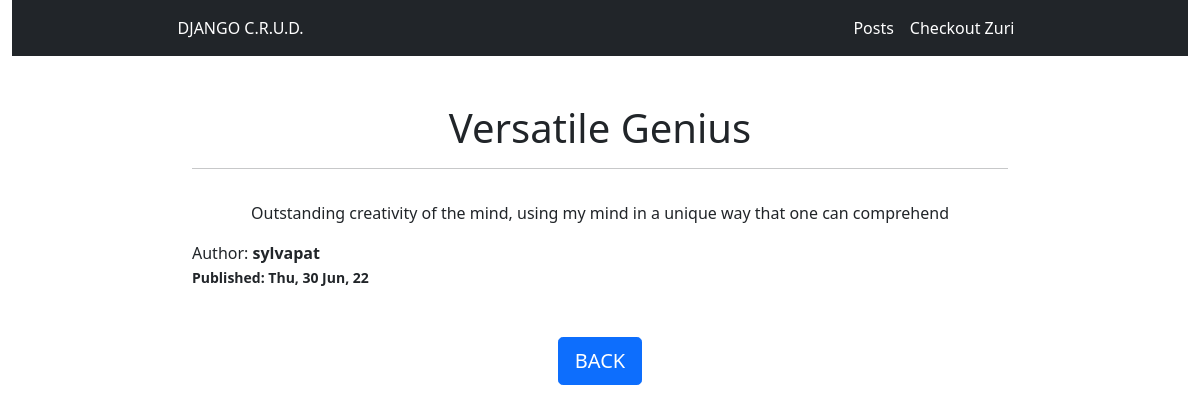
The page /blog/read/versatile-genius on the database its author committed.
### blog/models.py (models this page shows, shortened)
class Post(models.Model):
    STATUS_CHOICES = (
        ("draft", "Draft"),
        ("published", "Published")
    )
    title = models.CharField(max_length=250)
    slug = models.SlugField(max_length=300, unique=True, editable=False)
    author = models.ForeignKey(
        get_user_model(), on_delete=models.CASCADE, related_name="blog_posts"
    )
    body = models.TextField()
    publish = models.DateTimeField(default=timezone.now)
    created = models.DateTimeField(auto_now_add=True)
    updated = models.DateTimeField(auto_now=True)
    status = models.CharField(
        max_length=10, choices=STATUS_CHOICES, default="draft"
    )
    class Meta:
        ordering = ("-publish",)

### blog/views.py (the view)
# urls.py: path("read/<slug:slug>", views.PostDetailView.as_view(), name="post_detail"),
class PostDetailView(DetailView):
    model = Post

### blog/templates/blog/post_detail.html
{% extends 'base.html' %}
{% block content %}
<div class="container mt-5" style="width: 70%;">
    <div class="col">
        <h1 class="text-center">{{object.title}}</h1>
        <hr>
        <div class="d-flex justify-content-center">
            <section>
                <p>{{object.body|linebreaks}}</p>
            </section>
        </div>
        <div>Author: <strong>{{object.author}}<strong><br>
            <small>Published: {{object.publish|date:"D, d M, y"}}</small>
        </div>
        <div class="d-flex justify-content-center">
            <a href="{% url 'blog:all' %}" class="d-block btn btn-primary btn-lg my-5">BACK</a>
        </div>
    </div>
</div>
{% endblock  %}

### rows shown on the page
Post: title "Versatile Genius", body "Outstanding creativity of the mind, using my mind in a unique way that one can comprehend", author "sylvapat", publish "Thu, 30 Jun, 22"
